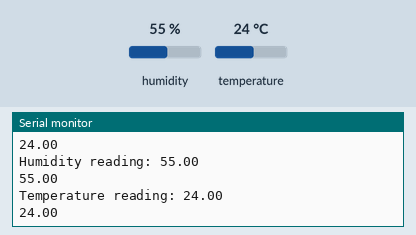
Recording of a sketch running on a simulated Arduino Uno, built with avr-gcc and run on an emulated ATmega328P. On the bench: the last lines printed to the serial monitor. The test bench sets the inputs (shaded band); at power-on: humidity 55 %, temperature 24 °C.

Above: at 10.8 s.
10.9 s: humidity set to 22 %
At 20.4 s:
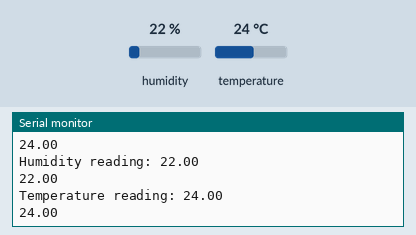
20.9 s: temperature set to 12 °C
At 30.7 s:
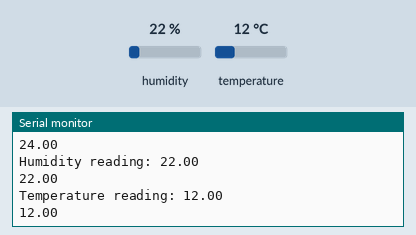
30.9 s: humidity set to 40 %
At 41.0 s:
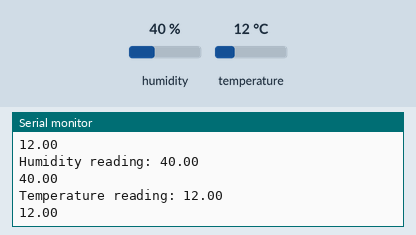
Timing chart, 0 to 42.5 s (numbered marks = the images above; inputs shaded):
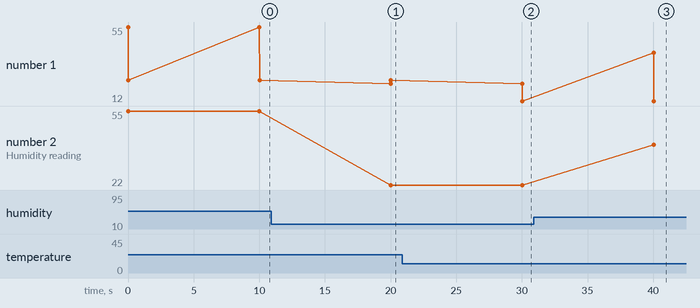

Measured:
- after the input at 10.9 s, the serial monitor: prints a new line after 9.1 s (image 1)
- after the input at 20.9 s, the serial monitor: prints a new line after 9.1 s (image 2)
- after the input at 30.9 s, the serial monitor: prints a new line after 9.1 s (image 3)
- plotted number 1: 24 → 12 after the input at 20.9 s
- plotted number 2: 55 → 22 after the input at 10.9 s, 22 → 40 after the input at 30.9 s

The sketch:

humTemp_stripped.ino
```cpp
/*********
  Rui Santos
  Complete project details at https://randomnerdtutorials.com
*********/

// Import required libraries
#include <Adafruit_Sensor.h>
#include <DHT.h>

#define DHTPIN 4
#define DHTTYPE    DHT22

DHT dht(DHTPIN, DHTTYPE);

String readDHTTemperature() {
  float t = dht.readTemperature();
  if (isnan(t)) {
    Serial.println("Failed to read from DHT sensor!");
    return "--";
  }
  else {
    Serial.println(t);
    return String(t);
  }
}

String readDHTHumidity() {
  // Sensor readings may also be up to 2 seconds 'old' (its a very slow sensor)
  float h = dht.readHumidity();
  if (isnan(h)) {
    Serial.println("Failed to read from DHT sensor!");
    return "--";
  }
  else {
    Serial.println(h);
    return String(h);
  }
}

void setup(){
  // Serial port for debugging purposes
  Serial.begin(115200);

  dht.begin();
}

void loop(){
  Serial.print("Humidity reading: ");
  Serial.println(readDHTHumidity());
  Serial.print("Temperature reading: ");
  Serial.println(readDHTTemperature());
  delay(10000);
}
```
